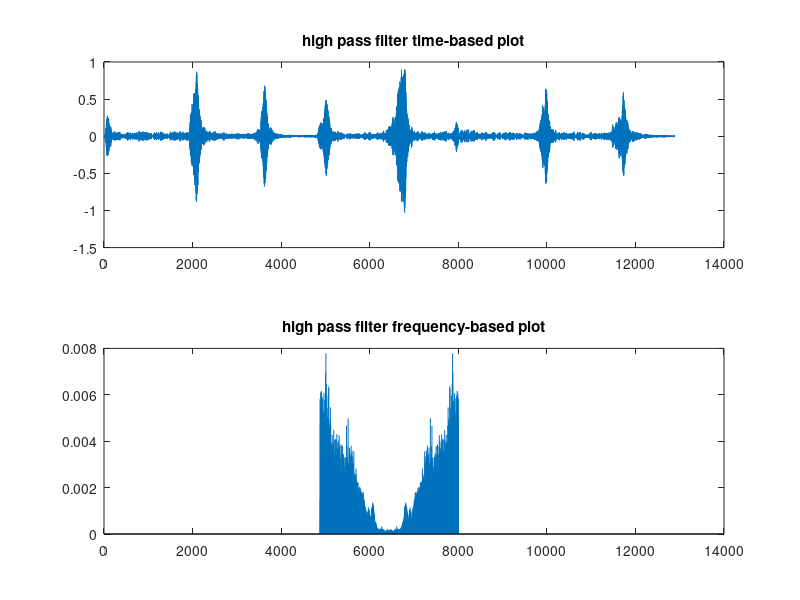

This figure's MATLAB source:
close all;
clear all;

load train_bird.mat

x = [1:12880];

subplot(2,1,1), plot(x,y);
title('Original time-based plot');
Y = fft(y)/12880;
subplot(2,1,2), stem(x,abs(Y),'Marker','none');
title('Original frequency-based plot');

Q_low = zeros(12880,1);
Q_low(1:2880) = 1;
Q_low(10001:12880) = 1;
Y_low = Y.*Q_low;
subplot(2,1,2), stem(x,abs(Y_low),'Marker','none');
title('low pass filter frequency-based plot');
y_low = real(ifft(Y_low)*12880);
subplot(2,1,1), plot(x,y_low,'Marker','none');
title('low pass filter time-based plot');
audiowrite('train.wav',y_low,Fs);

Q_high = zeros(12880,1);
Q_high(4881:8000) = 1;
Y_high = Y.*Q_high;
subplot(2,1,2), stem(x,abs(Y_high),'Marker','none');
title('high pass filter frequency-based plot');
y_high = real(ifft(Y_high)*12880);
subplot(2,1,1), plot(x,y_high,'Marker','none');
title('high pass filter time-based plot');
audiowrite('bird.wav',y_high,Fs);
